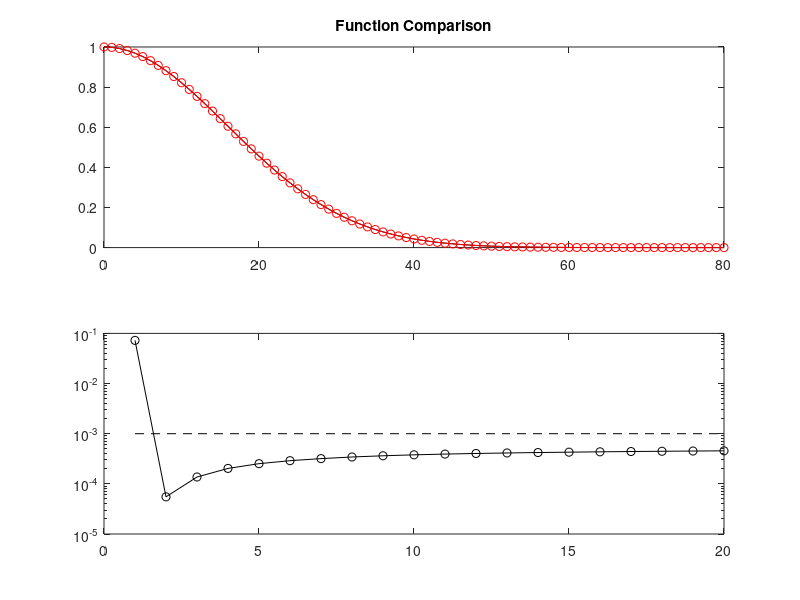

Source code (MATLAB):
function Ruu_error
%Discrete error approximation for DNS filter coefficients
n=10;

C=1:.1:3;
N=1:20;

for n=1:numel(N)
%     for i=1:numel(C)
%         ME(i) = getmaxerror(N, C(i), 0);
%     end
    
    ME(n) = getmaxerror(N(n), 2, 1);
%     semilogy(N,ME,'k-o',C,0.001*ones(size(C)),'k--')
%     hold on
end
semilogy(N,ME,'k-o',N,0.001*ones(size(N)),'k--')
end


function maxerror = getmaxerror(n,c, ploton)

    Ruufun = @(k,n) exp(-pi/4*k.^2/n.^2);
    bkfun = @(k,n) exp( -pi/2*k.^2/n.^2 );


    N=ceil(c*n);

    k=-N:N;

    bk=bkfun(k,n);
    for i=1:numel(bk)
       BK(i) = sum( bk(1:end+1-i).*bk(i:end) );
    end
    BK=BK/sum( bk.^2 );

    K=(1:numel(BK))-1;
    error = Ruufun(K,n)-BK;
    maxerror = max( abs(error) );

    if ploton
        subplot(2,1,1)
        plot(K,Ruufun(K,n),'k',K,BK,'r-o')
        title('Function Comparison')

        subplot(2,1,2)
        plot(K, Ruufun(K,n)-BK,'r-o')
        title('Error in Function')
        text(1,maxerror*.9,['Max Error = ', num2str(maxerror)])
    end

end